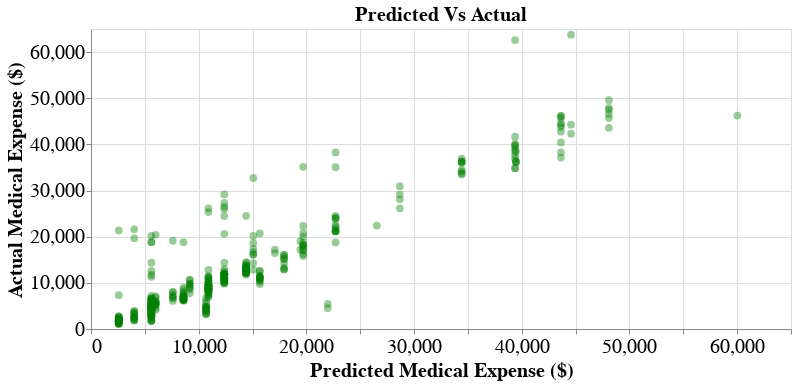

Here is the notebook cell this chart was saved with:
### Code cell
alt.Chart(res).mark_circle(size=60, color="green", opacity=0.4).encode(
    alt.X('y_predicted', title = "Predicted Medical Expense ($)"),
    alt.Y('y_actual', title = "Actual Medical Expense ($)") 
    ).properties(
    title = "Predicted Vs Actual",
    width = 700,
    height = 300
    ).configure_axis(
    labelFontSize = 20,
    titleFontSize = 20
    ).configure_title(
    fontSize = 20
    )

### Figure 1 — Vega-Lite specification as saved in the notebook (floating-point values rounded to 4 significant figures; data arrays with more than 128 entries replaced by an {"elided": "..."} marker saying what was removed)
{"$schema": "https://vega.github.io/schema/vega-lite/v3.4.0.json", "config": {"axis": {"labelFontSize": 20, "titleFontSize": 20}, "mark": {"tooltip": null}, "title": {"fontSize": 20}, "view": {"height": 300, "width": 400}}, "data": {"name": "data-34062bd569aef9c8b55482456e849274"}, "datasets": {"data-34062bd569aef9c8b55482456e849274": {"elided": "402 records"}}, "encoding": {"x": {"field": "y_predicted", "title": "Predicted Medical Expense ($)", "type": "quantitative"}, "y": {"field": "y_actual", "title": "Actual Medical Expense ($)", "type": "quantitative"}}, "height": 300, "mark": {"color": "green", "opacity": 0.4, "size": 60, "type": "circle"}, "title": "Predicted Vs Actual", "width": 700}
